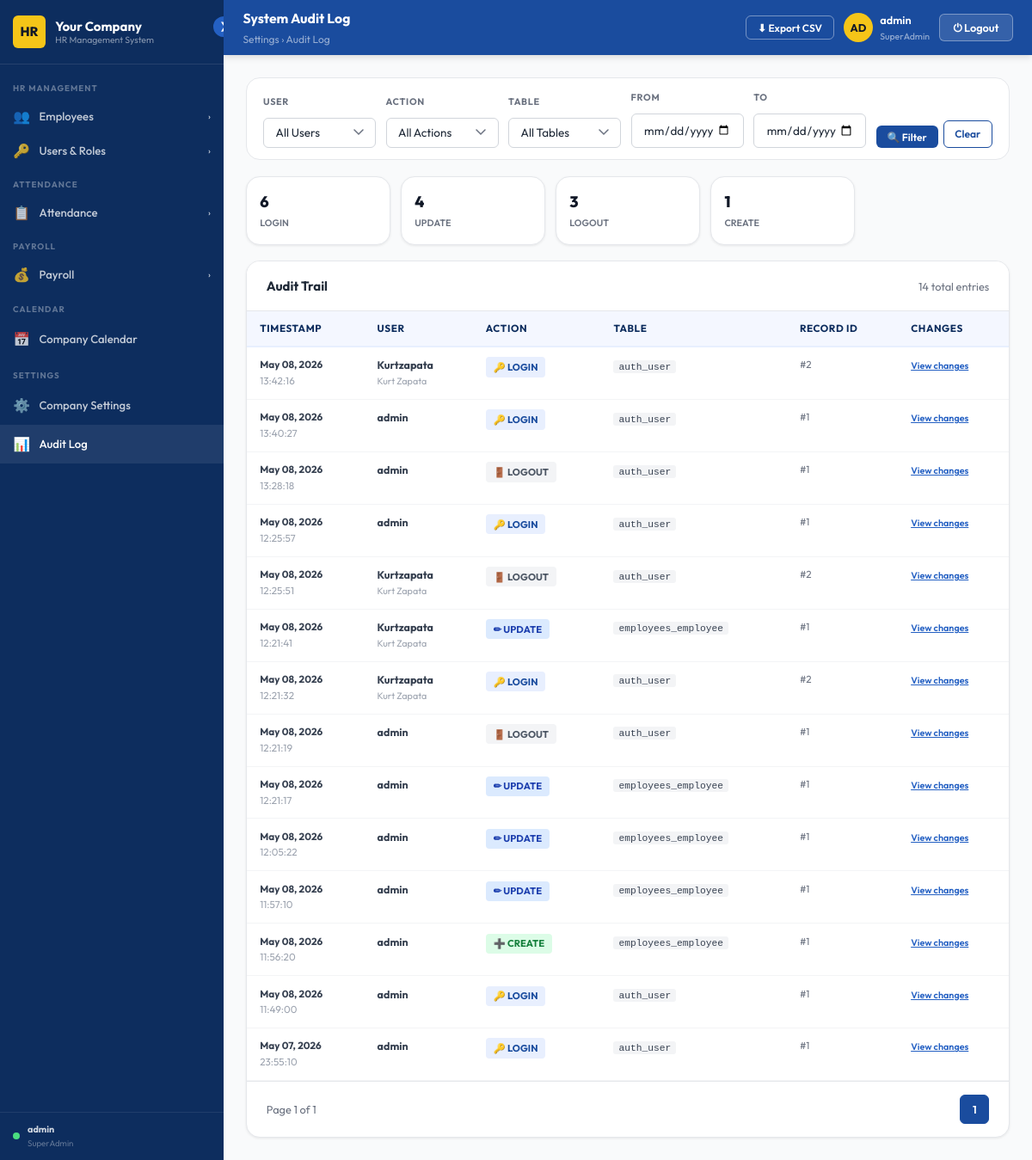
The app's page /audit-log/ (signed in), older data.
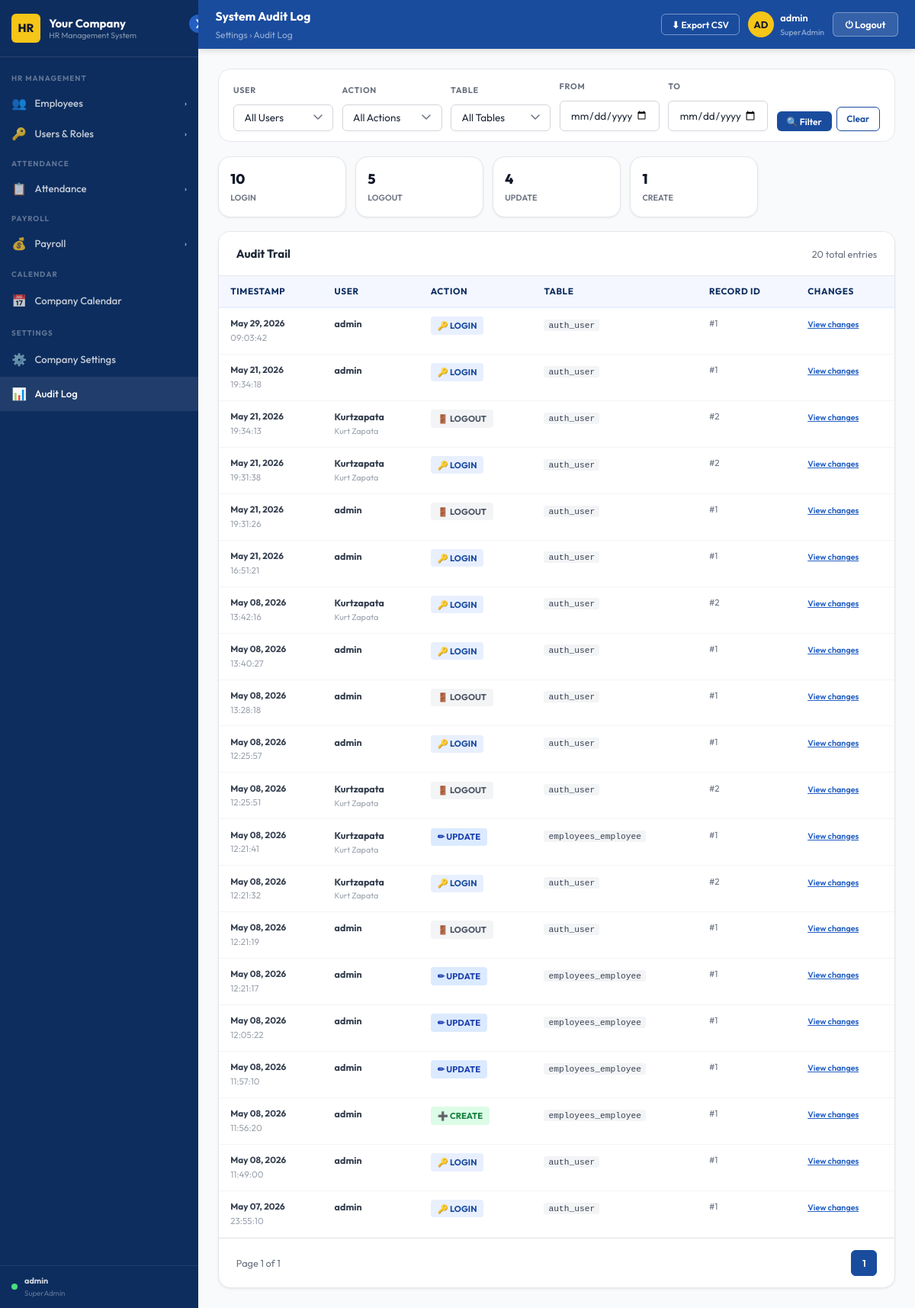
The same page, newer data.
### accounts/models.py (models this page shows, shortened)
class AuditLog(models.Model):
    user       = models.ForeignKey(User, on_delete=models.SET_NULL, null=True)
    action     = models.CharField(max_length=100)
    table_name = models.CharField(max_length=100)
    record_id  = models.PositiveIntegerField(null=True, blank=True)
    old_value  = models.JSONField(null=True, blank=True)
    new_value  = models.JSONField(null=True, blank=True)
    timestamp  = models.DateTimeField(auto_now_add=True)
    class Meta:
        ordering = ['-timestamp']

### accounts/views.py (the view, shortened to what this page needs)
# urls.py: path('audit-log/',       views.audit_log_view,         name='audit_log'),
@login_required
def audit_log_view(request):
    import csv as _csv
    from django.db.models import Count
    from django.contrib.auth.models import User as AuthUser
    logs = AuditLog.objects.select_related('user').order_by('-timestamp')
    user_filter   = request.GET.get('user_id')
    table_filter  = request.GET.get('table')
    action_filter = request.GET.get('action')
    from_date     = request.GET.get('from')
    to_date       = request.GET.get('to')
    if user_filter:   logs = logs.filter(user_id=user_filter)
    if table_filter:  logs = logs.filter(table_name=table_filter)
    if action_filter: logs = logs.filter(action=action_filter)
    if from_date:     logs = logs.filter(timestamp__date__gte=from_date)
    if to_date:       logs = logs.filter(timestamp__date__lte=to_date)
    action_summary = AuditLog.objects.values('action')\
                             .annotate(count=Count('id'))\
                             .order_by('-count')[:5]
    from django.core.paginator import Paginator
    paginator = Paginator(logs, 50)
    page      = paginator.get_page(request.GET.get('page', 1))
    return render(request, 'hrms/audit_log.html', {
        'logs':           page,
        'users':          AuthUser.objects.filter(auditlog__isnull=False).distinct(),
        'tables':         AuditLog.objects.values_list('table_name', flat=True).distinct(),
        'action_types':   AuditLog.objects.values_list('action', flat=True).distinct(),
        'action_summary': action_summary,
    })

### accounts/access.py (called while the page is built, shortened)
def get_user_role(user):
    if not user or not user.is_authenticated:
        return None
    if user.is_superuser:
        return _MockRole('SuperAdmin')

    def __call__(self, request):
        path = request.path
        if path in PUBLIC_PATHS:
            return self.get_response(request)
        if any(path.startswith(p) for p in PUBLIC_PREFIXES):
            return self.get_response(request)
        if any(path.startswith(p) for p in self.ADMIN_PREFIXES):
            if not request.user.is_authenticated:
                return redirect(f'/login/?next={path}')
            if not has_admin_role(request.user):
                return render(request, 'hrms/403.html', status=403)
        return self.get_response(request)

### accounts/context_processors.py (called while the page is built, shortened)
def user_role(request):
    role      = get_user_role(request.user)
    role_name = role.name if role else ''
    return {
        'user_role':      role,
        'is_super_admin': role_name == 'SuperAdmin',
        'is_hr_admin':    role_name in {'SuperAdmin', 'HRAdmin'},
        'is_staff_admin': role_name in {'SuperAdmin', 'HRAdmin', 'StaffAdmin'},
    }

### templates/hrms/audit_log.html (shortened to what this page needs)
{% extends "hrms/admin_base.html" %}
{% load static %}
{% block page_title %}System Audit Log{% endblock %}
{% block breadcrumb %}Settings › Audit Log{% endblock %}
{% block header_actions %}
  <button class="btn btn-outline btn-sm" style="color:var(--white);border-color:rgba(255,255,255,.4);"
          onclick="exportAudit()">⬇ Export CSV</button>
{% endblock %}
{% block content %}
<div class="filter-card">
  <form method="get" action="{% url 'accounts:audit_log' %}" style="display:contents;">
    <div class="form-group">
      <label>User</label>
      <select name="user_id" class="form-control">
        <option value="">All Users</option>
      </select>
    </div>
    <div class="form-group">
      <label>Action</label>
      <select name="action" class="form-control">
        <option value="">All Actions</option>
      </select>
    </div>
    <div class="form-group">
      <label>Table</label>
      <select name="table" class="form-control">
        <option value="">All Tables</option>
      </select>
    </div>
    <div class="form-group">
      <label>From</label>
      <input type="date" name="from" class="form-control" value="{{ request.GET.from }}">
    </div>
    <div class="form-group">
      <label>To</label>
      <input type="date" name="to" class="form-control" value="{{ request.GET.to }}">
    </div>
    <div style="display:flex;gap:.4rem;align-items:flex-end;">
      <button type="submit" class="btn btn-primary btn-sm">🔍 Filter</button>
      <a href="{% url 'accounts:audit_log' %}" class="btn btn-outline btn-sm">Clear</a>
    </div>
  </form>
</div>
<div style="display:grid;grid-template-columns:repeat(5,1fr);gap:.85rem;margin-bottom:1.25rem;">
  {% for item in action_summary %}
  <div class="stat-card" style="padding:1rem;">
    <div>
      <div style="font-size:1.2rem;font-weight:800;color:var(--gray-900);">{{ item.count }}</div>
      <div style="font-size:.72rem;color:var(--gray-500);font-weight:600;margin-top:.1rem;">{{ item.action }}</div>
    </div>
  </div>
  {% endfor %}
</div>
<div class="card">
  <div class="card-header">
    <h3>Audit Trail</h3>
    <span class="text-sm text-gray">{{ logs.paginator.count }} total entr{{ logs.paginator.count|pluralize:"y,ies" }}</span>
  </div>
  <div class="table-wrap">
    <table class="data-table audit-table">
      <thead>
        <tr>
          <th>Timestamp</th>
          <th>User</th>
          <th>Action</th>
          <th>Table</th>
          <th>Record ID</th>
          <th>Changes</th>
        </tr>
      </thead>
      <tbody>
        {% for log in logs %}
        <tr>
          <td class="ts">
            <strong>{{ log.timestamp|date:"M d, Y" }}</strong>
            <span>{{ log.timestamp|time:"H:i:s" }}</span>
          </td>
          <td>
            <strong>{{ log.user.username|default:"System" }}</strong>
            <div style="font-size:.72rem;color:var(--gray-400);">
              {{ log.user.get_full_name|default:"" }}
            </div>
          </td>
          <td>
            <span class="action-pill
              {% if log.action in 'CREATE,UPDATE,DELETE,LOGIN,LOGOUT,PAYROLL_RUN,CONFIRM,UNCONFIRM' %}
                {{ log.action }}
              {% else %}DEFAULT{% endif %}">
              {% if log.action == 'CREATE' %}➕
              {% elif log.action == 'UPDATE' %}✏
              {% elif log.action == 'DELETE' %}🗑
              {% elif log.action == 'LOGIN' %}🔑
              {% elif log.action == 'LOGOUT' %}🚪
              {% elif log.action == 'PAYROLL_RUN' %}💰
              {% elif log.action == 'CONFIRM' %}✅
              {% elif log.action == 'UNCONFIRM' %}↩
              {% else %}•{% endif %}
              {{ log.action }}
            </span>
          </td>
          <td>
            <code style="font-size:.75rem;background:var(--gray-100);padding:.1rem .4rem;border-radius:3px;">
              {{ log.table_name }}
            </code>
          </td>
          <td style="font-size:.78rem;color:var(--gray-500);">
            #{{ log.record_id|default:"—" }}
          </td>
          <td>
            {% if log.old_value or log.new_value %}
            <button class="diff-btn" onclick="toggleDiff({{ log.id }})">View changes</button>
            {% else %}
            <span style="color:var(--gray-300);font-size:.75rem;">No data</span>
            {% endif %}
          </td>
        </tr>
        {% empty %}
        <tr>
          <td colspan="6" style="text-align:center;padding:3rem;color:var(--gray-400);">
            No audit log entries match your filters.
          </td>
        </tr>
        {% endfor %}
      </tbody>
    </table>
  </div>
  <div style="padding:1rem 1.5rem;display:flex;align-items:center;justify-content:space-between;border-top:1px solid var(--gray-200);">
    <span class="text-sm text-gray">Page {{ logs.number }} of {{ logs.paginator.num_pages }}</span>
    <div class="pagination">
      {% for num in logs.paginator.page_range %}
        {% if logs.number == num %}
          <span class="page-btn active">{{ num }}</span>
        {% elif num >= logs.number|add:"-2" and num <= logs.number|add:"2" %}
          <a href="?page={{ num }}&{{ request.GET.urlencode }}" class="page-btn">{{ num }}</a>
        {% endif %}
      {% endfor %}
    </div>
  </div>
</div>
{% endblock %}

### templates/hrms/admin_base.html (shortened to what this page needs)
{% load static %}
<!DOCTYPE html>
<html lang="en">
<head>
  <link rel="stylesheet" href="{% static 'css/base.css' %}"/>
</head>
<body>
<div class="admin-layout">
  <aside class="sidebar" id="sidebar">
    <button class="sidebar-toggle" id="sidebar-toggle" title="Toggle Sidebar">❯</button>
    <div class="sidebar-logo">
      <div class="logo-mark" id="logo-mark">
        {% if company_logo %}
          <img src="{{ company_logo }}" alt="Logo"
               style="width:100%;height:100%;object-fit:cover;border-radius:var(--radius-sm);">
        {% else %}
          {{ company_initials|default:"HR" }}
        {% endif %}
      </div>
      <div class="logo-text">
        {{ company_name|default:"Your Company" }}
        <span>HR Management System</span>
      </div>
    </div>
    <nav class="sidebar-nav" id="sidebar-nav">
      <div class="nav-section">
        <div class="nav-section-label">HR Management</div>
        <button class="nav-group-toggle" data-group="nav-hr">
          <span class="icon">👥</span><span class="label">Employees</span><span class="chevron">›</span>
        </button>
        {% if is_super_admin %}
        <button class="nav-group-toggle" data-group="nav-users">
          <span class="icon">🔑</span><span class="label">Users & Roles</span><span class="chevron">›</span>
        </button>
        {% endif %}
      </div>
      <div class="nav-section">
        <div class="nav-section-label">Attendance</div>
        <button class="nav-group-toggle" data-group="nav-att">
          <span class="icon">📋</span><span class="label">Attendance</span><span class="chevron">›</span>
        </button>
      </div>
      <div class="nav-section">
        <div class="nav-section-label">Payroll</div>
        <button class="nav-group-toggle" data-group="nav-payroll">
          <span class="icon">💰</span><span class="label">Payroll</span><span class="chevron">›</span>
        </button>
      </div>
      <div class="nav-section">
        <div class="nav-section-label">Calendar</div>
        <a class="nav-link" href="{% url 'calendar_app:index' %}">
          <span class="icon">📅</span><span class="label">Company Calendar</span>
        </a>
      </div>
      {% if is_super_admin %}
      <div class="nav-section">
        <div class="nav-section-label">Settings</div>
        <a class="nav-link" href="{% url 'employees:company_settings' %}">
          <span class="icon">⚙️</span><span class="label">Company Settings</span>
        </a>
        <a class="nav-link" href="{% url 'accounts:audit_log' %}">
          <span class="icon">📊</span><span class="label">Audit Log</span>
        </a>
      </div>
      {% endif %}
    </nav>
    <div style="padding:.75rem 1rem;border-top:1px solid rgba(255,255,255,.08);
                display:flex;align-items:center;gap:.6rem;">
      <div style="width:8px;height:8px;border-radius:50%;background:#4ADE80;flex-shrink:0;"></div>
      <div style="overflow:hidden;">
        <div style="font-size:.72rem;font-weight:700;color:rgba(255,255,255,.8);
                    white-space:nowrap;overflow:hidden;text-overflow:ellipsis;">
          {{ request.user.get_full_name|default:request.user.username }}
        </div>
        <div style="font-size:.65rem;color:rgba(255,255,255,.35);">
          {% if user_role %}{{ user_role.name }}{% else %}No Role{% endif %}
        </div>
      </div>
    </div>
  </aside>
  <div style="flex:1;display:flex;flex-direction:column;">
    <header class="admin-header" id="admin-header">
      <div>
        <div class="header-title">{% block page_title %}Dashboard{% endblock %}</div>
        <div class="header-breadcrumb">{% block breadcrumb %}Home{% endblock %}</div>
      </div>
      <div class="header-right">
        {% block header_actions %}{% endblock %}
        <div class="header-user">
          <div class="header-avatar">{{ request.user.username|slice:":2"|upper }}</div>
          <div>
            <div style="font-size:.85rem;font-weight:600;color:var(--white);">
              {{ request.user.get_full_name|default:request.user.username }}
            </div>
            {% if user_role %}
            <div style="font-size:.7rem;color:rgba(255,255,255,.5);">
              {{ user_role.name }}
            </div>
            {% endif %}
          </div>
        </div>
        <button class="btn-logout" onclick="confirmLogout()">⏻ Logout</button>
      </div>
    </header>
    <main class="admin-content" id="admin-content">
      {% block content %}{% endblock %}
    </main>
  </div>
</div>
</body>
</html>

### templates/hrms/audit_log.html (style rules this page uses)
.filter-card { background:var(--white); border:1px solid var(--gray-200); border-radius:var(--radius-lg); padding:.9rem 1.25rem; display:flex; flex-wrap:wrap; gap:.75rem; align-items:flex-end; margin-bottom:1.25rem; }
.filter-card .form-group { flex:1; min-width:130px; }
.filter-card .form-group label { font-size:.72rem; font-weight:700; text-transform:uppercase; letter-spacing:.06em; color:var(--gray-500); display:block; margin-bottom:.3rem; }
.action-pill { display:inline-flex; align-items:center; gap:.3rem; padding:.18rem .6rem; border-radius:4px; font-size:.75rem; font-weight:700; }
.action-pill.CREATE { background:#DCFCE7; color:#15803D; }
.action-pill.UPDATE { background:#DBEAFE; color:#1E40AF; }
.action-pill.LOGIN { background:var(--blue-100); color:var(--blue-800); }
.action-pill.LOGOUT { background:var(--gray-100); color:var(--gray-600); }
.diff-btn { font-size:.72rem; color:var(--blue-700); cursor:pointer; font-weight:600; background:none; border:none; padding:0; font-family:var(--font-display); text-decoration:underline; }
.audit-table td { font-size:.83rem; vertical-align:top; }
.audit-table .ts { font-size:.78rem; }
.audit-table .ts strong { display:block; }
.audit-table .ts span { color:var(--gray-400); }

Row changes from the older to the newer data that the page shows:
added AuditLog: timestamp "May 29, 2026", timestamp "09:03:42", user.username "admin", action "LOGIN", table_name "auth_user", record_id "1"
added AuditLog: timestamp "May 21, 2026", timestamp "19:34:18", user.username "admin", action "LOGIN", table_name "auth_user", record_id "1"
added AuditLog: timestamp "May 21, 2026", timestamp "19:34:13", user.username "Kurtzapata", user.get_full_name "Kurt Zapata", action "LOGOUT", table_name "auth_user", record_id "2"
added AuditLog: timestamp "May 21, 2026", timestamp "19:31:38", user.username "Kurtzapata", user.get_full_name "Kurt Zapata", action "LOGIN", table_name "auth_user", record_id "2"
added AuditLog: timestamp "May 21, 2026", timestamp "19:31:26", user.username "admin", action "LOGOUT", table_name "auth_user", record_id "1"
added AuditLog: timestamp "May 21, 2026", timestamp "16:51:21", user.username "admin", action "LOGIN", table_name "auth_user", record_id "1"
Text that changed along with them:
{{ logs.paginator.count }}: "14" → "20"
new list line: "10 LOGIN"
new list line: "5 LOGOUT"
list line gone: "6 LOGIN"
list line gone: "3 LOGOUT"
